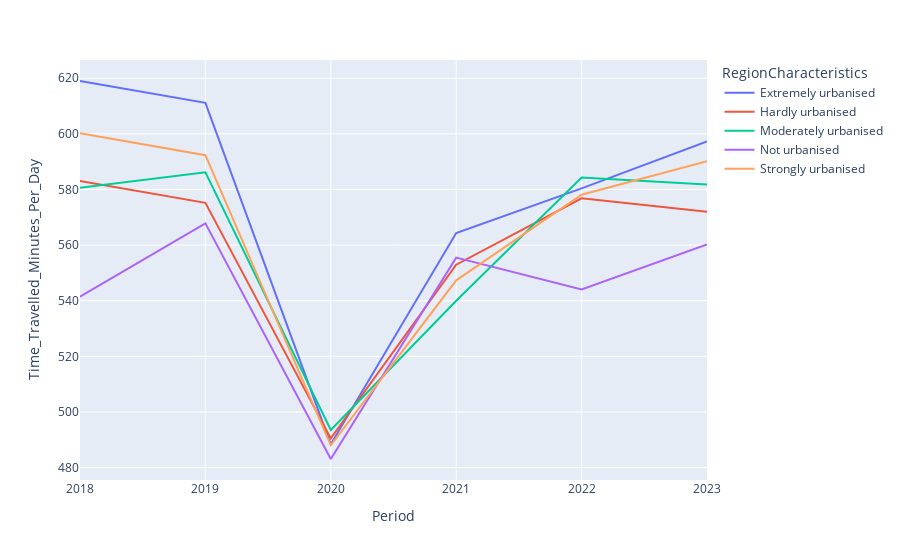
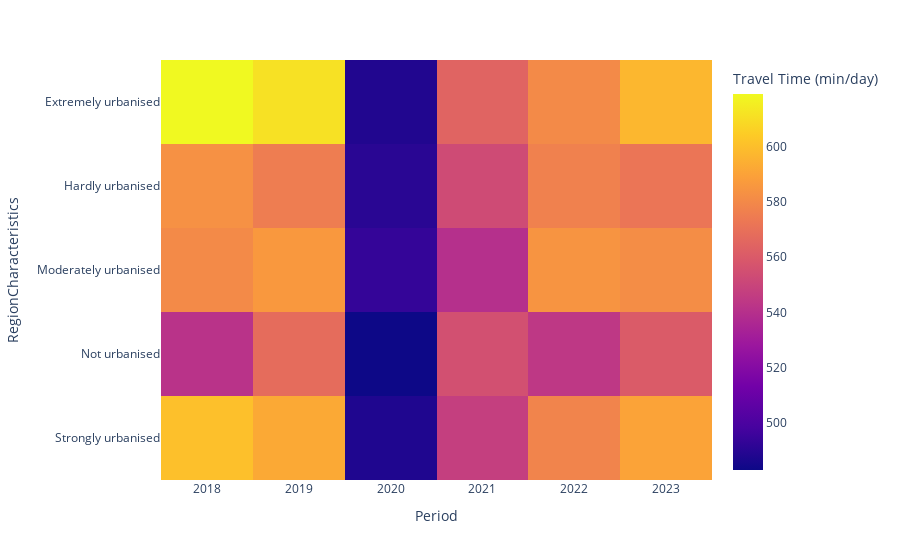

The code cell stored with these charts, in order, in its notebook:
### Code cell
plot_travelminutes()

### Figure 1 — Plotly figure (JSON) as saved in the notebook; plotly's stock layout.template omitted (floating-point values rounded to 4 significant figures)
{"data": [{"hovertemplate": "RegionCharacteristics=Extremely urbanised<br>Period=%{x}<br>Time_Travelled_Minutes_Per_Day=%{y}<extra></extra>", "legendgroup": "Extremely urbanised", "line": {"color": "#636efa", "dash": "solid"}, "marker": {"symbol": "circle"}, "mode": "lines", "name": "Extremely urbanised", "orientation": "v", "showlegend": true, "type": "scatter", "x": [2018, 2019, 2020, 2021, 2022, 2023], "xaxis": "x", "y": [619, 611.1, 488.4, 564.3, 580.4, 597.2], "yaxis": "y"}, {"hovertemplate": "RegionCharacteristics=Hardly urbanised<br>Period=%{x}<br>Time_Travelled_Minutes_Per_Day=%{y}<extra></extra>", "legendgroup": "Hardly urbanised", "line": {"color": "#EF553B", "dash": "solid"}, "marker": {"symbol": "circle"}, "mode": "lines", "name": "Hardly urbanised", "orientation": "v", "showlegend": true, "type": "scatter", "x": [2018, 2019, 2020, 2021, 2022, 2023], "xaxis": "x", "y": [583.0, 575.2, 490.5, 553.0, 576.8, 572], "yaxis": "y"}, {"hovertemplate": "RegionCharacteristics=Moderately urbanised<br>Period=%{x}<br>Time_Travelled_Minutes_Per_Day=%{y}<extra></extra>", "legendgroup": "Moderately urbanised", "line": {"color": "#00cc96", "dash": "solid"}, "marker": {"symbol": "circle"}, "mode": "lines", "name": "Moderately urbanised", "orientation": "v", "showlegend": true, "type": "scatter", "x": [2018, 2019, 2020, 2021, 2022, 2023], "xaxis": "x", "y": [580.6, 586.1, 493.5, 540.0, 584.3, 581.8], "yaxis": "y"}, {"hovertemplate": "RegionCharacteristics=Not urbanised<br>Period=%{x}<br>Time_Travelled_Minutes_Per_Day=%{y}<extra></extra>", "legendgroup": "Not urbanised", "line": {"color": "#ab63fa", "dash": "solid"}, "marker": {"symbol": "circle"}, "mode": "lines", "name": "Not urbanised", "orientation": "v", "showlegend": true, "type": "scatter", "x": [2018, 2019, 2020, 2021, 2022, 2023], "xaxis": "x", "y": [541.5, 567.8, 483.1, 555.5, 544.0, 560.2], "yaxis": "y"}, {"hovertemplate": "RegionCharacteristics=Strongly urbanised<br>Period=%{x}<br>Time_Travelled_Minutes_Per_Day=%{y}<extra></extra>", "legendgroup": "Strongly urbanised", "line": {"color": "#FFA15A", "dash": "solid"}, "marker": {"symbol": "circle"}, "mode": "lines", "name": "Strongly urbanised", "orientation": "v", "showlegend": true, "type": "scatter", "x": [2018, 2019, 2020, 2021, 2022, 2023], "xaxis": "x", "y": [600.2, 592.3, 488.0, 547.3, 578.1, 590.1], "yaxis": "y"}], "layout": {"legend": {"title": {"text": "RegionCharacteristics"}, "tracegroupgap": 0}, "margin": {"t": 60}, "xaxis": {"anchor": "y", "domain": [0, 1], "title": {"text": "Period"}}, "yaxis": {"anchor": "x", "domain": [0, 1], "title": {"text": "Time_Travelled_Minutes_Per_Day"}}}}

### Figure 2 — Plotly figure (JSON) as saved in the notebook; plotly's stock layout.template omitted (floating-point values rounded to 4 significant figures)
{"data": [{"coloraxis": "coloraxis", "hovertemplate": "Period: %{x}<br>RegionCharacteristics: %{y}<br>Travel Time (min/day): %{z}<extra></extra>", "name": "0", "type": "heatmap", "x": [2018, 2019, 2020, 2021, 2022, 2023], "xaxis": "x", "y": ["Extremely urbanised", "Hardly urbanised", "Moderately urbanised", "Not urbanised", "Strongly urbanised"], "yaxis": "y", "z": [[619, 611.1, 488.4, 564.3, 580.4, 597.2], [583.0, 575.2, 490.5, 553.0, 576.8, 572], [580.6, 586.1, 493.5, 540.0, 584.3, 581.8], [541.5, 567.8, 483.1, 555.5, 544.0, 560.2], [600.2, 592.3, 488.0, 547.3, 578.1, 590.1]]}], "layout": {"coloraxis": {"colorbar": {"title": {"text": "Travel Time (min/day)"}}, "colorscale": [[0, "#0d0887"], [0.1111, "#46039f"], [0.2222, "#7201a8"], [0.3333, "#9c179e"], [0.4444, "#bd3786"], [0.5556, "#d8576b"], [0.6667, "#ed7953"], [0.7778, "#fb9f3a"], [0.8889, "#fdca26"], [1, "#f0f921"]]}, "margin": {"t": 60}, "xaxis": {"anchor": "y", "domain": [0, 1], "title": {"text": "Period"}}, "yaxis": {"anchor": "x", "autorange": "reversed", "domain": [0, 1], "title": {"text": "RegionCharacteristics"}}}}
